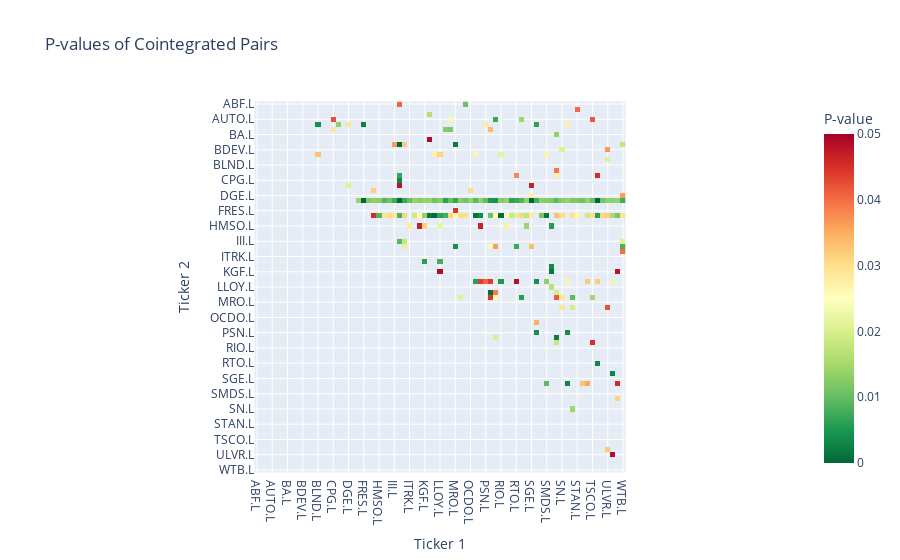

Here is the notebook cell this chart was saved with:
### Code cell
pvalues_df = pd.DataFrame(filtered_pvalue_matrix, index=significant_tickers, columns=significant_tickers)

# Mask values >= 0.05 by setting them to NaN
masked_pvalues_df = pvalues_df.where(pvalues_df < 0.05)

fig = px.imshow(
    masked_pvalues_df,
    labels=dict(x="Ticker 1", y="Ticker 2", color="P-value"),
    x=significant_tickers,
    y=significant_tickers,
    title="P-values of Cointegrated Pairs",
    color_continuous_scale='RdYlGn_r',  # This is optional, to keep the color scale consistent
    zmin=0,  # This sets the minimum value of the color scale to 0
    zmax=0.05  # This sets the maximum value of the color scale to 0.05
)

fig.update_traces(showscale=True)  # This ensures the color scale is shown

fig.show()

### Figure 1 — Plotly figure (JSON) as saved in the notebook; plotly's stock layout.template omitted (floating-point values rounded to 4 significant figures; data arrays with more than 128 entries replaced by an {"elided": "..."} marker saying what was removed)
{"data": [{"coloraxis": "coloraxis", "hovertemplate": "Ticker 1: %{x}<br>Ticker 2: %{y}<br>P-value: %{z}<extra></extra>", "name": "0", "showscale": true, "type": "heatmap", "x": ["ABF.L", "AHT.L", "ANTO.L", "AUTO.L", "AV.L", "AZN.L", "BA.L", "BARC.L", "BATS.L", "BDEV.L", "BHP.L", "BKG.L", "BLND.L", "BNZL.L", "CCH.L", "CPG.L", "CRDA.L", "DCC.L", "DGE.L", "EVR.L", "EXPN.L", "FRES.L", "HL.L", "HLMA.L", "HMSO.L", "HSBA.L", "IHG.L", "III.L", "IMB.L", "INF.L", "ITRK.L", "ITV.L", "JD.L", "KGF.L", "LAND.L", "LGEN.L", "LLOY.L", "MNDI.L", "MNG.L", "MRO.L", "NG.L", "NXT.L", "OCDO.L", "PHNX.L", "PRU.L", "PSN.L", "PSON.L", "REL.L", "RIO.L", "RMV.L", "RR.L", "RTO.L", "SBRY.L", "SDR.L", "SGE.L", "SGRO.L", "SKG.L", "SMDS.L", "SMIN.L", "SMT.L", "SN.L", "SPX.L", "SSE.L", "STAN.L", "STJ.L", "SVT.L", "TSCO.L", "TUI.L", "TW.L", "ULVR.L", "UU.L", "WPP.L", "WTB.L"], "xaxis": "x", "y": ["ABF.L", "AHT.L", "ANTO.L", "AUTO.L", "AV.L", "AZN.L", "BA.L", "BARC.L", "BATS.L", "BDEV.L", "BHP.L", "BKG.L", "BLND.L", "BNZL.L", "CCH.L", "CPG.L", "CRDA.L", "DCC.L", "DGE.L", "EVR.L", "EXPN.L", "FRES.L", "HL.L", "HLMA.L", "HMSO.L", "HSBA.L", "IHG.L", "III.L", "IMB.L", "INF.L", "ITRK.L", "ITV.L", "JD.L", "KGF.L", "LAND.L", "LGEN.L", "LLOY.L", "MNDI.L", "MNG.L", "MRO.L", "NG.L", "NXT.L", "OCDO.L", "PHNX.L", "PRU.L", "PSN.L", "PSON.L", "REL.L", "RIO.L", "RMV.L", "RR.L", "RTO.L", "SBRY.L", "SDR.L", "SGE.L", "SGRO.L", "SKG.L", "SMDS.L", "SMIN.L", "SMT.L", "SN.L", "SPX.L", "SSE.L", "STAN.L", "STJ.L", "SVT.L", "TSCO.L", "TUI.L", "TW.L", "ULVR.L", "UU.L", "WPP.L", "WTB.L"], "yaxis": "y", "z": {"elided": "73x73 float values"}}], "layout": {"coloraxis": {"cmax": 0.05, "cmin": 0, "colorbar": {"title": {"text": "P-value"}}, "colorscale": [[0, "rgb(0,104,55)"], [0.1, "rgb(26,152,80)"], [0.2, "rgb(102,189,99)"], [0.3, "rgb(166,217,106)"], [0.4, "rgb(217,239,139)"], [0.5, "rgb(255,255,191)"], [0.6, "rgb(254,224,139)"], [0.7, "rgb(253,174,97)"], [0.8, "rgb(244,109,67)"], [0.9, "rgb(215,48,39)"], [1, "rgb(165,0,38)"]]}, "title": {"text": "P-values of Cointegrated Pairs"}, "xaxis": {"anchor": "y", "constrain": "domain", "domain": [0, 1], "scaleanchor": "y", "title": {"text": "Ticker 1"}}, "yaxis": {"anchor": "x", "autorange": "reversed", "constrain": "domain", "domain": [0, 1], "title": {"text": "Ticker 2"}}}}
